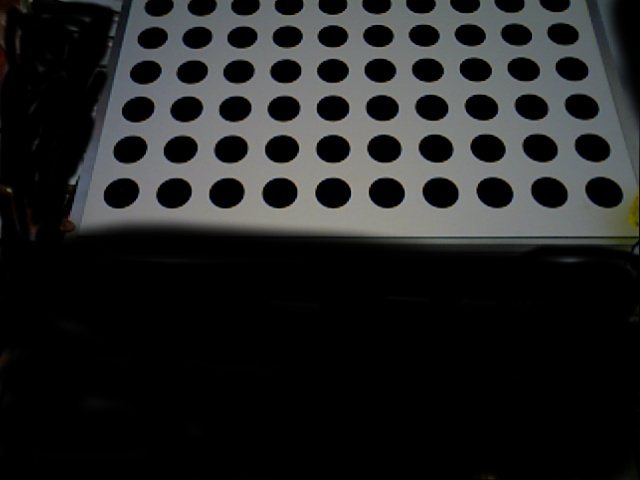
//> input picture catkin_ws/src/industrial_calibration_tutorials/ind_cal_multi_camera/images/camera1_cal.jpg, 640 x 480 px
$ ./display_image ../catkin_ws/src/industrial_calibration_tutorials/ind_cal_multi_camera/images/camera1_cal.jpg   (built with g++ and OpenCV 4)
//> lines starting //> are read from the running program, lines starting //| are printed output that depends on the picture; after the words box and inside, x2 and y2 are one past the last pixel; in counts of white or black regions, pixels touching at a corner belong together
#include <stdio.h>
#include <opencv2/opencv.hpp>
#include <iostream>

using namespace cv; // Para no poner CV en todas las lineas
using namespace std; // std


int main(int argc, char** argv )
{
    if ( argc != 2 )
    {
        cout<<"usage: DisplayImage.out <Image_Path>\n"; //Incluir los argumentos al momento de abrir la pagina
        return -1;
    }

    Mat image; // Matriz donde se almacenan los datos de la foto
    image = imread( argv[1],1);//imread("result3",CV_LOAD_IMAGE_GRAYSCALE) para cargar la foto en escala de grises.
//> image is the input picture: 480 rows x 640 cols, CV_8UC3; mean B, G, R 34.9, 34.9, 34

    if ( !image.data )
    {
        printf("No image data \n"); // si la imagen tiene datos muestre si no no.
        return -1;
    }

    cout<<"La imagen tiene "<<image.rows<<" filas y "<<image.cols<<" columnas"<<endl; //mostrar el tamaño de la imagen
//| La imagen tiene 480 filas y 640 columnas
    cout<<"La imagen se cargo mostrando "<<image.channels()<<" canal(es)."<<endl; //mostrar los canales de la imagen
//| La imagen se cargo mostrando 3 canal(es).
    namedWindow("Original", WINDOW_NORMAL );

    imshow("Original", image);

    Mat result; // nueva matriz para almacenar datos
    flip(image,result,1); // valores positivas giran horizontalmente
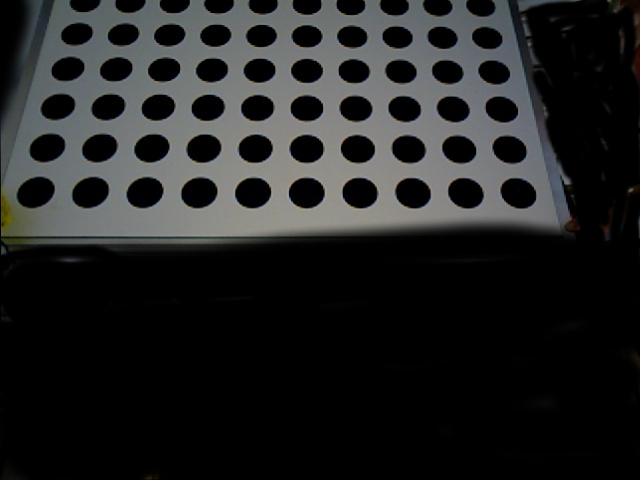
//> result: 480 rows x 640 cols, CV_8UC3; mean B, G, R 34.9, 34.9, 34
    namedWindow("Girada Horizontal",WINDOW_NORMAL);
    putText(result,"Texto de prueba",Point(700,800),FONT_HERSHEY_PLAIN,12.0,Scalar(255,255,255),3); // Poner texto en foto, putText(imagen, texto, punto del texto, fuente, escala, color, grosor)
    imshow("Girada Horizontal",result);

    Mat result2;
    flip(image,result2,0); // valores de 0 giran verticalmente la imagen
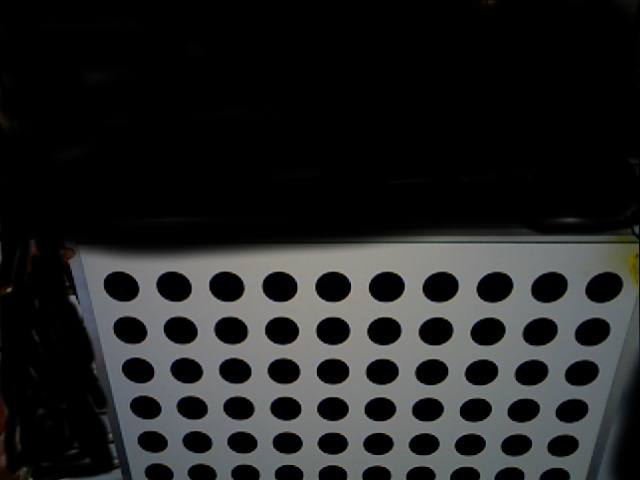
//> result2: 480 rows x 640 cols, CV_8UC3; mean B, G, R 34.9, 34.9, 34
    namedWindow("Girada Vertical",WINDOW_NORMAL);
    circle(result2,Point(700,700),500,0,15); //Introducir un circulo en una imagen (Imagen, punto, radio, color, grosor)
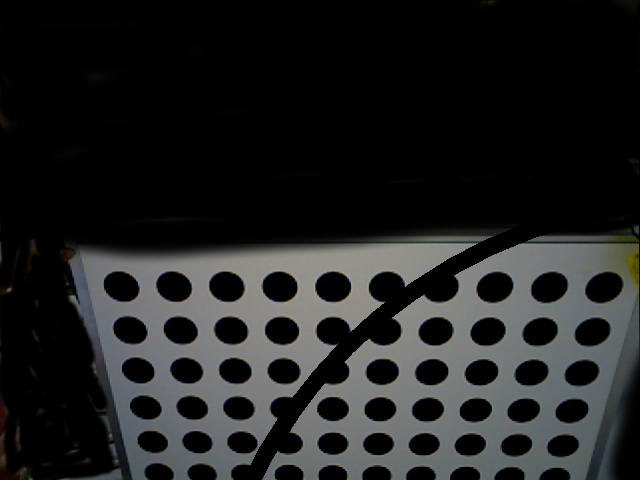
//> result2: 480 rows x 640 cols, CV_8UC3; 2.24% of pixels changed, all inside (x1, y1, x2, y2) = (243, 199, 640, 480)
    imshow("Girada Vertical",result2);

    Mat result3;
    flip(image,result3,-1); // valores negativos giran en los dos sentidos al tiempo
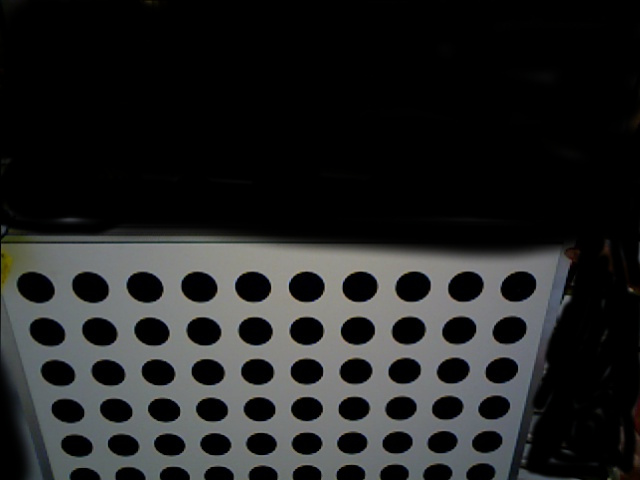
//> result3: 480 rows x 640 cols, CV_8UC3; mean B, G, R 34.9, 34.9, 34
    namedWindow("Girada Horizontal & Vertical",WINDOW_NORMAL);
    imshow("Girada Horizontal & Vertical",result3);

   // imwrite("B18Modified.JPEG",result3); // Save results

    waitKey(0); //Espera que la persona presione una tecla

    return 0;
}

$ run again, on catkin_ws/src/industrial_calibration_tutorials/ind_cal_multi_camera/images/camera3_cal.jpg
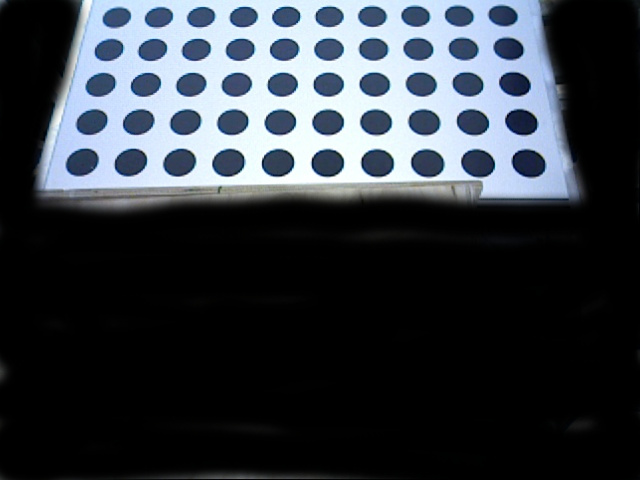
//> input picture catkin_ws/src/industrial_calibration_tutorials/ind_cal_multi_camera/images/camera3_cal.jpg, 640 x 480 px
//> image is the input picture: 480 rows x 640 cols, CV_8UC3; mean B, G, R 65.2, 58.3, 52.5
//| La imagen tiene 480 filas y 640 columnas
//| La imagen se cargo mostrando 3 canal(es).
//> `circle(result2,Point(700,700),500,0,15);`:
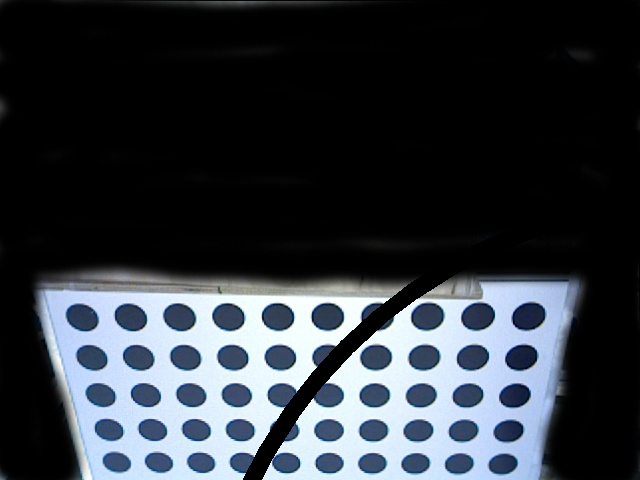
//> result2: 480 rows x 640 cols, CV_8UC3; mean B, G, R 62.3, 55.6, 50
//> `flip(image,result3,-1);`:
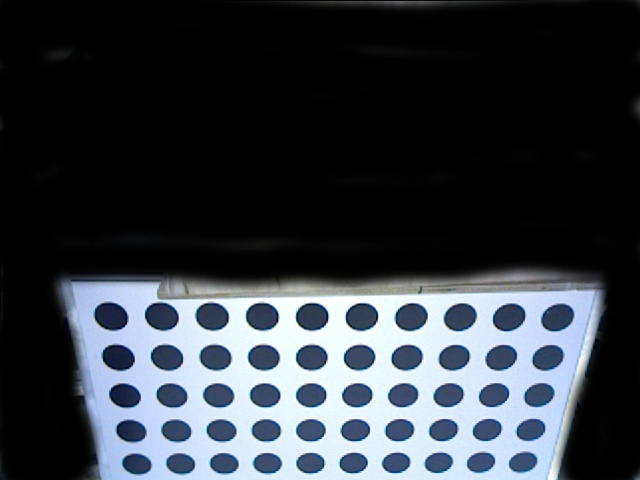
//> result3: 480 rows x 640 cols, CV_8UC3; mean B, G, R 65.2, 58.3, 52.5

$ run again, on catkin_ws/src/industrial_calibration_tutorials/ind_cal_multi_camera/images/camera4_cal.jpg
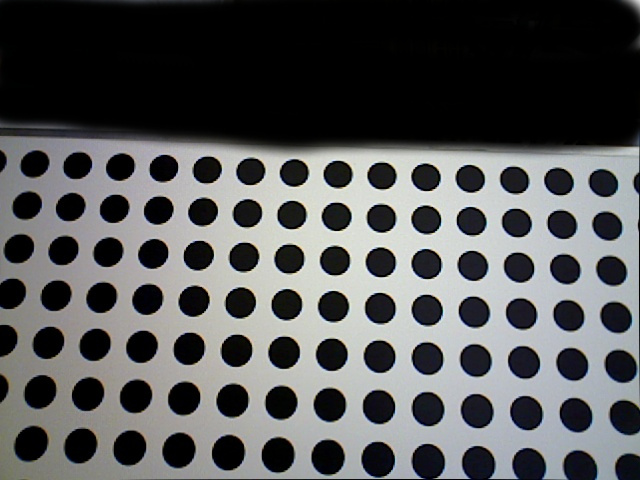
//> input picture catkin_ws/src/industrial_calibration_tutorials/ind_cal_multi_camera/images/camera4_cal.jpg, 640 x 480 px
//> image is the input picture: 480 rows x 640 cols, CV_8UC3; mean B, G, R 87.5, 86.9, 86
//| La imagen tiene 480 filas y 640 columnas
//| La imagen se cargo mostrando 3 canal(es).
//> `circle(result2,Point(700,700),500,0,15);`:
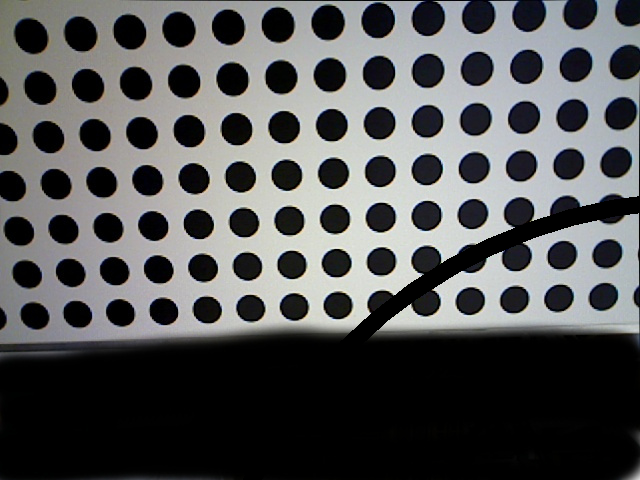
//> result2: 480 rows x 640 cols, CV_8UC3; mean B, G, R 85, 84.4, 83.6
//> `flip(image,result3,-1);`:
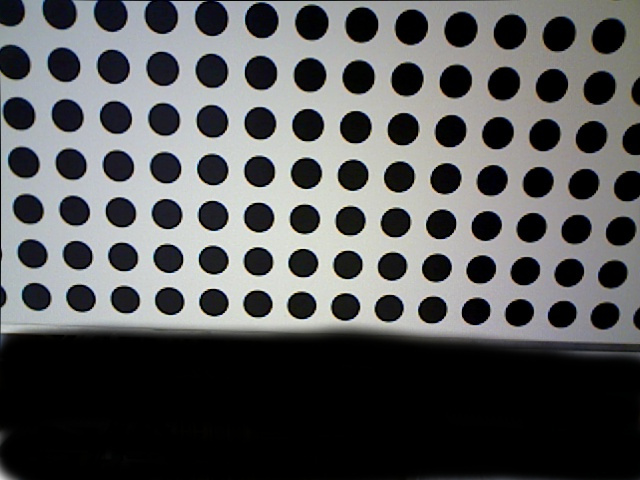
//> result3: 480 rows x 640 cols, CV_8UC3; mean B, G, R 87.5, 86.9, 86

$ run again, on catkin_ws/src/industrial_calibration_tutorials/ind_cal_multi_camera/images/camera5_cal.jpg
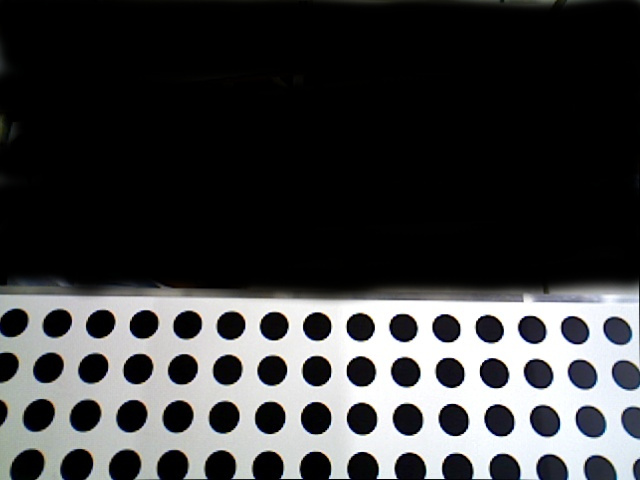
//> input picture catkin_ws/src/industrial_calibration_tutorials/ind_cal_multi_camera/images/camera5_cal.jpg, 640 x 480 px
//> image is the input picture: 480 rows x 640 cols, CV_8UC3; mean B, G, R 60.7, 59.9, 59.3
//| La imagen tiene 480 filas y 640 columnas
//| La imagen se cargo mostrando 3 canal(es).
//> `flip(image,result2,0);`:
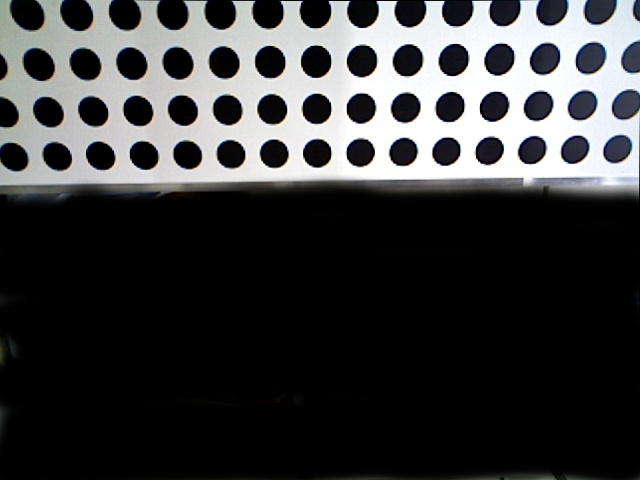
//> result2: 480 rows x 640 cols, CV_8UC3; mean B, G, R 60.7, 59.9, 59.3
//> `flip(image,result3,-1);`:
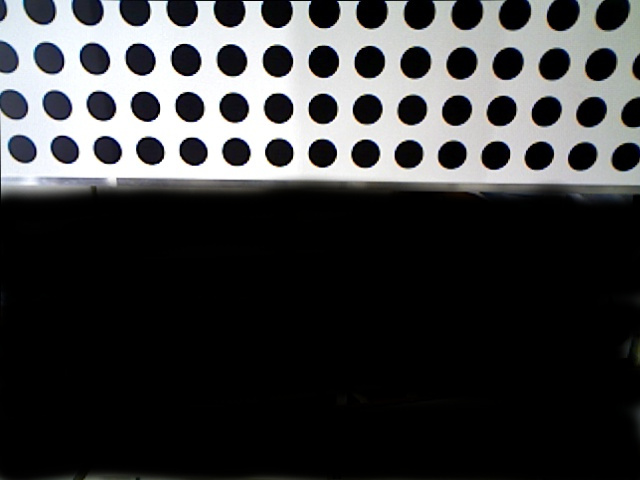
//> result3: 480 rows x 640 cols, CV_8UC3; mean B, G, R 60.7, 59.9, 59.3
